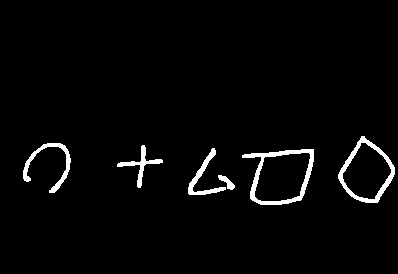
#> input picture summer_vacation/circle2/thresh/img155_thresh.jpg, 398 x 274 px, given in place of img11_extracted_paper.jpg, which was not available
$ python ShapeAnalyzer.py
#> lines starting #> are read from the running program, lines starting #| are printed output that depends on the picture; after the words box and inside, x2 and y2 are one past the last pixel; in counts of white or black regions, pixels touching at a corner belong together
import cv2
import numpy as np
import math
import os


class ShapeAnalyzer:
    def __init__(self, image_path="extracted_paper.jpg"):
        self.image_path = image_path
        self.img = None
        self.result_img = None

    def process(self, debug=False):

#> called with debug = True
        self.img = cv2.imread(self.image_path)
#> self.img is the input picture: shape (274, 398, 3); min 0, max 255, mean 7.1
        # cv2.imshow("original", self.img)
        if self.img is None:
            print("無法讀取圖片，請檢查路徑是否正確")
            return
        self.result_img = self.img.copy()
        gray = cv2.cvtColor(self.img, cv2.COLOR_BGR2GRAY)
        # blurred = cv2.GaussianBlur(gray, (5, 5), 0)
        # cv2.imshow("blurred", blurred)
        # 使用自適應二值化取代 Canny 邊緣檢測
        adaptive_thresh = cv2.adaptiveThreshold(
            gray, 255, cv2.ADAPTIVE_THRESH_MEAN_C, cv2.THRESH_BINARY, 13, 2
        )
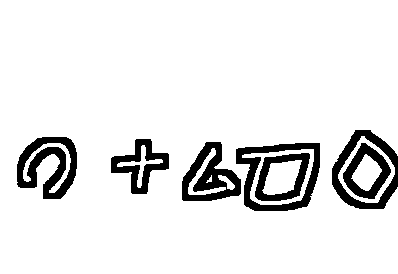
#> adaptive_thresh: shape (274, 398); 90.4% white; 7 black regions, largest, box (x1, y1, x2, y2) and area: (17, 137, 77, 199) 1976, (236, 143, 320, 211) 1790, (182, 142, 241, 201) 1756

        # cv2.imshow("adaptive_thresh", adaptive_thresh)

        # 反轉圖像，讓物體變成白色，背景變成黑色
        thresh = cv2.bitwise_not(adaptive_thresh)

        # 形態學操作：先連接斷線，再去除雜訊
        # 使用閉運算連接斷開的線條
        kernel_close = np.ones((3, 3), np.uint8)
        thresh = cv2.morphologyEx(thresh, cv2.MORPH_CLOSE, kernel_close, iterations=1)
#> thresh: shape (274, 398); 9.6% white; 7 white regions, largest, box (x1, y1, x2, y2) and area: (17, 137, 77, 199) 1978, (236, 143, 320, 211) 1793, (182, 142, 241, 201) 1767

        # 再用開運算去除小雜訊
        kernel_open = np.ones((3, 3), np.uint8)
        thresh = cv2.morphologyEx(thresh, cv2.MORPH_OPEN, kernel_open, iterations=1)
#> thresh: shape (274, 398); 9.6% white; 7 white regions, largest, box (x1, y1, x2, y2) and area: (17, 137, 77, 199) 1978, (236, 143, 320, 211) 1793, (182, 142, 241, 201) 1765

        # [8 lines of commented-out code are left out]
        base_name = os.path.basename(self.image_path)
        img_prefix = base_name.split("_extracted_paper")[0]
        thresh_path = f"thresh/{img_prefix}_thresh.jpg"
        cv2.imwrite(thresh_path, thresh)
        if debug:
            cv2.imshow("original", self.img)
            cv2.imshow("adaptive_thresh", adaptive_thresh)
            cv2.imshow("thresh", thresh)
            cv2.waitKey(0)
            cv2.destroyAllWindows()
        return thresh_path, thresh, self.result_img, adaptive_thresh


# test_img\img3_extracted_paper.jpg
if __name__ == "__main__":
    img = "img11"
    detector = ShapeAnalyzer(image_path=f"extracted\{img}_extracted_paper.jpg")
    thresh_img_path, thresh, result_img, adaptive_thresh = detector.process(debug=True)
#> thresh_img_path = 'thresh/extracted\\img11_thresh.jpg'
    print(f"二值化圖像已保存到: {thresh_img_path}")
#| 二值化圖像已保存到: thresh/extracted\img11_thresh.jpg

$ run again, on summer_vacation/circle2/thresh/img279_thresh.jpg
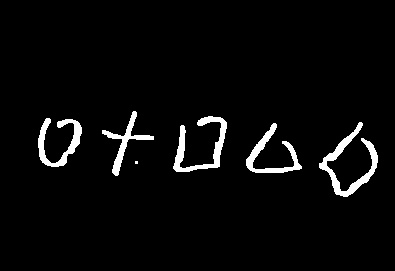
#> input picture summer_vacation/circle2/thresh/img279_thresh.jpg, 395 x 271 px, given in place of img11_extracted_paper.jpg, which was not available
#> in process, self.img is the input picture: shape (271, 395, 3); min 0, max 255, mean 9.6
#> in process, `adaptive_thresh = cv2.adaptiveThreshold( gray, 255, cv2.ADAPTIVE_THRES..`:
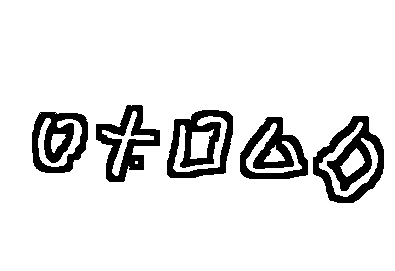
#> adaptive_thresh: shape (271, 395); 89.6% white; 5 black regions, box (x1, y1, x2, y2) and area: (313, 116, 384, 203) 2766, (167, 110, 233, 178) 2331, (240, 117, 308, 179) 2121, (32, 112, 88, 173) 1991, (96, 105, 160, 182) 1977
#> thresh_img_path = 'thresh/extracted\\img11_thresh.jpg'
#| 二值化圖像已保存到: thresh/extracted\img11_thresh.jpg

$ run again, on summer_vacation/circle2/thresh/img317_thresh.jpg
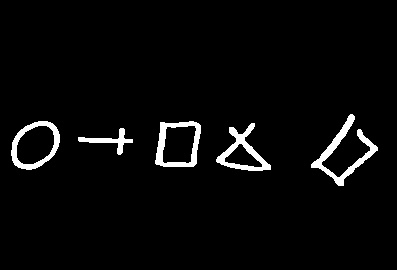
#> input picture summer_vacation/circle2/thresh/img317_thresh.jpg, 397 x 270 px, given in place of img11_extracted_paper.jpg, which was not available
#> in process, self.img is the input picture: shape (270, 397, 3); min 0, max 255, mean 8.8
#> in process, `adaptive_thresh = cv2.adaptiveThreshold( gray, 255, cv2.ADAPTIVE_THRES..`:
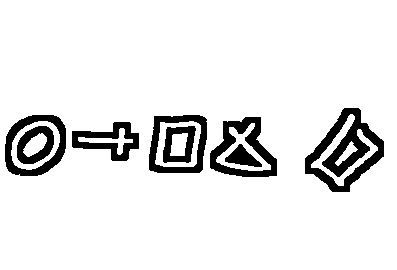
#> adaptive_thresh: shape (270, 397); 90.8% white; 8 black regions, largest, box (x1, y1, x2, y2) and area: (305, 108, 384, 192) 2738, (210, 117, 277, 177) 1596, (5, 115, 66, 176) 1314
#> thresh_img_path = 'thresh/extracted\\img11_thresh.jpg'
#| 二值化圖像已保存到: thresh/extracted\img11_thresh.jpg

$ run again, on summer_vacation/circle2/thresh/img321_thresh.jpg
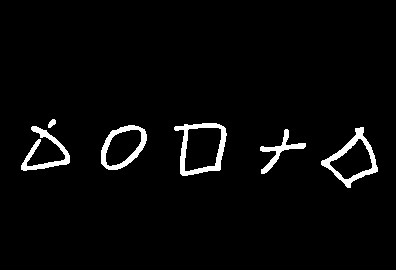
#> input picture summer_vacation/circle2/thresh/img321_thresh.jpg, 396 x 270 px, given in place of img11_extracted_paper.jpg, which was not available
#> in process, self.img is the input picture: shape (270, 396, 3); min 0, max 255, mean 8.2
#> in process, `adaptive_thresh = cv2.adaptiveThreshold( gray, 255, cv2.ADAPTIVE_THRES..`:
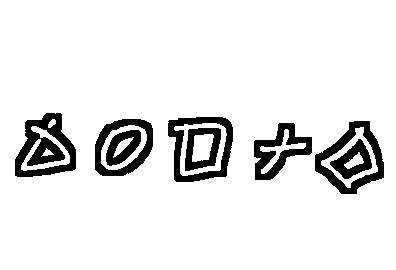
#> adaptive_thresh: shape (270, 396); 90.6% white; 8 black regions, largest, box (x1, y1, x2, y2) and area: (15, 113, 76, 177) 2105, (315, 121, 384, 194) 1562, (168, 117, 233, 182) 1459
#> thresh_img_path = 'thresh/extracted\\img11_thresh.jpg'
#| 二值化圖像已保存到: thresh/extracted\img11_thresh.jpg
